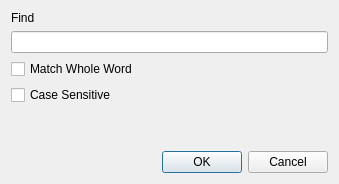
<?xml version="1.0" encoding="UTF-8"?>
<ui version="4.0">
 <class>FindDialog</class>
 <widget class="QDialog" name="FindDialog">
  <property name="geometry">
   <rect>
    <x>0</x>
    <y>0</y>
    <width>339</width>
    <height>184</height>
   </rect>
  </property>
  <property name="windowTitle">
   <string>Dialog</string>
  </property>
  <layout class="QVBoxLayout" name="verticalLayout_2">
   <item>
    <layout class="QVBoxLayout" name="verticalLayout">
     <item>
      <widget class="QLabel" name="label">
       <property name="text">
        <string>Find</string>
       </property>
      </widget>
     </item>
     <item>
      <widget class="QLineEdit" name="lineEdit"/>
     </item>
    </layout>
   </item>
   <item>
    <widget class="QCheckBox" name="chkMatchWholeWord">
     <property name="text">
      <string>Match Whole Word</string>
     </property>
    </widget>
   </item>
   <item>
    <widget class="QCheckBox" name="chkCaseSensitive">
     <property name="text">
      <string>Case Sensitive</string>
     </property>
    </widget>
   </item>
   <item>
    <spacer name="verticalSpacer">
     <property name="orientation">
      <enum>Qt::Vertical</enum>
     </property>
     <property name="sizeHint" stdset="0">
      <size>
       <width>20</width>
       <height>40</height>
      </size>
     </property>
    </spacer>
   </item>
   <item>
    <widget class="QDialogButtonBox" name="buttonBox">
     <property name="orientation">
      <enum>Qt::Horizontal</enum>
     </property>
     <property name="standardButtons">
      <set>QDialogButtonBox::Cancel|QDialogButtonBox::Ok</set>
     </property>
    </widget>
   </item>
  </layout>
 </widget>
 <resources/>
 <connections>
  <connection>
   <sender>buttonBox</sender>
   <signal>accepted()</signal>
   <receiver>FindDialog</receiver>
   <slot>accept()</slot>
   <hints>
    <hint type="sourcelabel">
     <x>248</x>
     <y>254</y>
    </hint>
    <hint type="destinationlabel">
     <x>157</x>
     <y>274</y>
    </hint>
   </hints>
  </connection>
  <connection>
   <sender>buttonBox</sender>
   <signal>rejected()</signal>
   <receiver>FindDialog</receiver>
   <slot>reject()</slot>
   <hints>
    <hint type="sourcelabel">
     <x>316</x>
     <y>260</y>
    </hint>
    <hint type="destinationlabel">
     <x>286</x>
     <y>274</y>
    </hint>
   </hints>
  </connection>
 </connections>
</ui>
